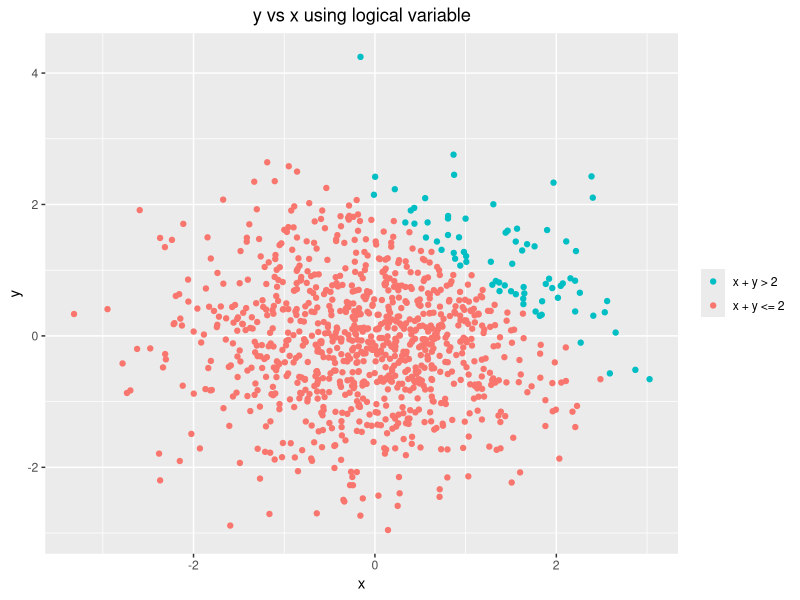
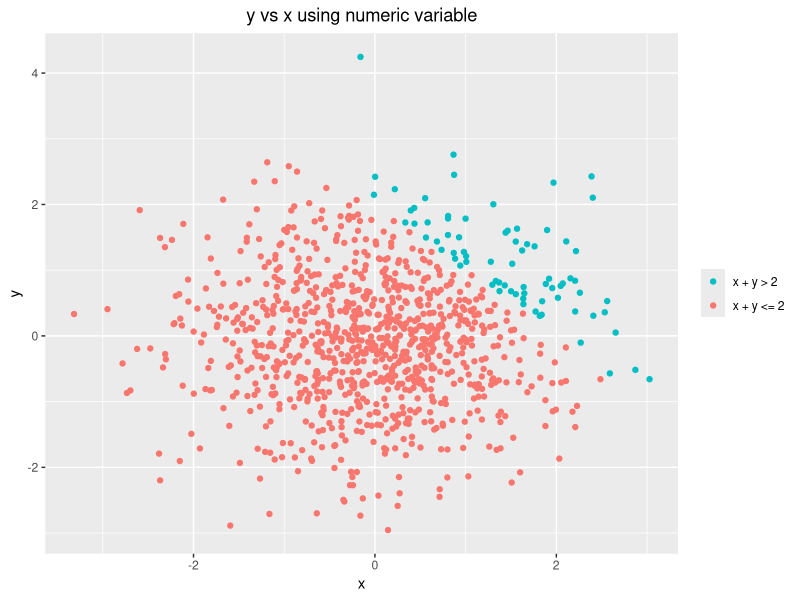
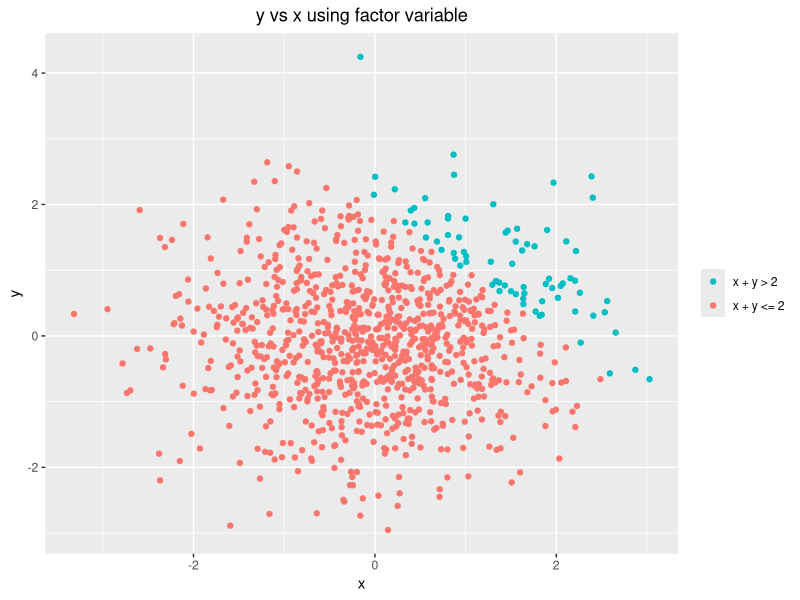
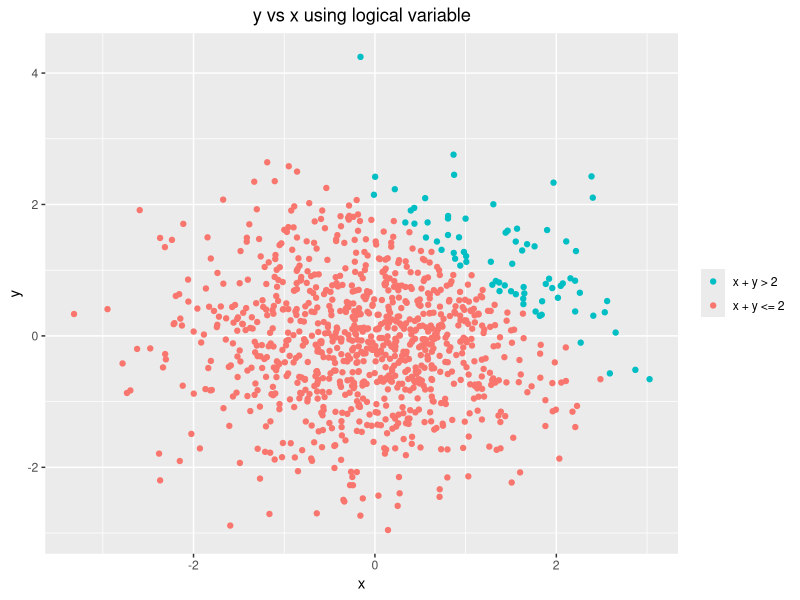

The R source for these figures, in order:
## ---- chunk 1
library(tidyverse)
## ---- chunk 2

df1 = tibble(
  vec_unif = runif(10,0,5),
  vec_logic = I(vec_unif > 2),
  vec_char =  letters[seq(1,10)],
  vec_factor = factor(c("up","down","up","down","up","down","up","down","up","down"))
)

## ---- chunk 3
df1
## ---- chunk 4
mean_unif = mean(df1$vec_unif)
mean_logic = mean(df1$vec_logic)
mean_char = mean(df1$vec_char)
mean_factor = mean(df1$vec_factor)
## ---- chunk 5
as.numeric(as.factor(df1$vec_char))
as.numeric(as.character(df1$vec_logic))
## ---- chunk 6

df2 = tibble(
  x = rnorm(1000),
  y = rnorm(1000),
  vec_logic = I(x + y > 2),
  vec_num =  as.numeric(I(x + y > 2)),
  vec_factor = as.factor(I(x + y > 2))
)

## ---- chunk 7

ggplot(df2, aes(x, y)) + 
  geom_point(aes(colour = factor(df2$vec_logic))) + 
  ggtitle("y vs x using logical variable") +  
  theme(plot.title = element_text(hjust=0.5)) + 
  scale_colour_discrete(name = NULL, guide = guide_legend(reverse=TRUE), labels = c('x + y <= 2','x + y > 2'))
  
## ---- chunk 8
ggsave("y vs x using logical variable.png")
## ---- chunk 9

ggplot(df2, aes(x, y)) + 
  geom_point(aes(colour = factor(df2$vec_num))) + 
  ggtitle("y vs x using numeric variable") +  
  theme(plot.title = element_text(hjust=0.5)) + 
  scale_colour_discrete(name = NULL, guide = guide_legend(reverse=TRUE), labels = c('x + y <= 2','x + y > 2'))
## ---- chunk 10

ggplot(df2, aes(x, y)) + 
  geom_point(aes(colour = factor(df2$vec_factor))) + 
  ggtitle("y vs x using factor variable") +  
  theme(plot.title = element_text(hjust=0.5)) + 
  scale_colour_discrete(name = NULL, guide = guide_legend(reverse=TRUE), labels = c('x + y <= 2','x + y > 2'))
